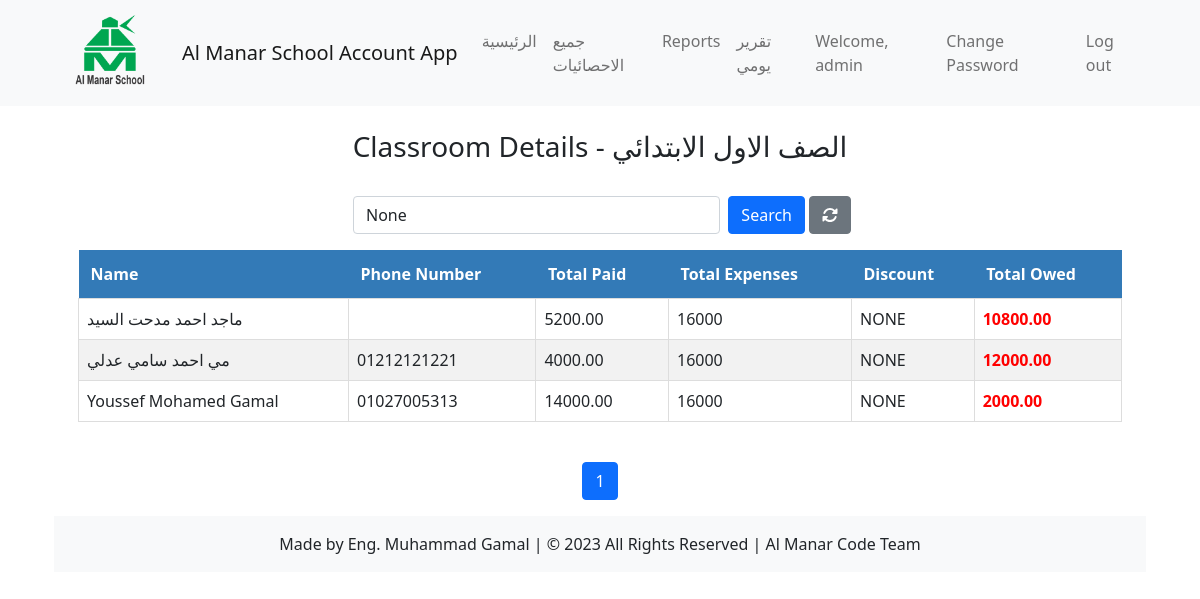
Before: /students/classroom/6/ (signed in) with the older database file.
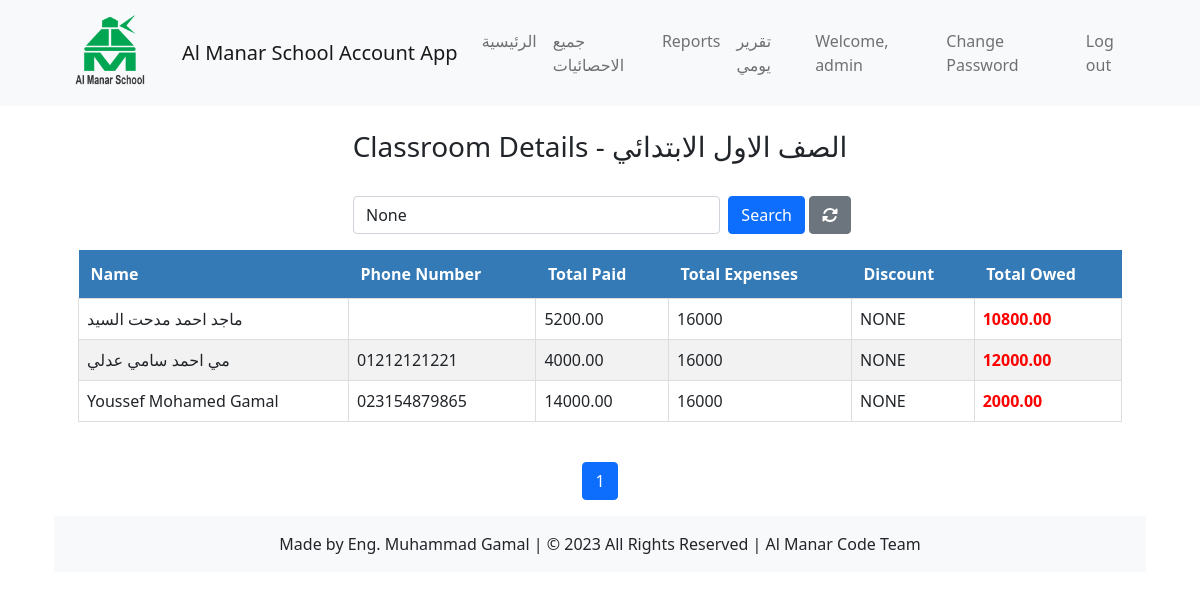
After: the same page with the newer database file.
### students/models.py (models this page shows, shortened)
class Student(models.Model):
    GENDER_CHOICES = (
        ('', '---------'),
        ('M', 'Male'),
        ('F', 'Female'),
    )
    DISCOUNT_CHOICES = (
        ('NONE', 'No Discount'),
        ('CHAIRMAN', 'Chairman of the Board Discount'),
        ('VICE_CHAIRMAN', 'Vice Chairman of the Board Discount'),
        ('EMPLOYEE_CHILD', 'Employee Child Discount'),
        ('ARMED_FORCES', 'Armed Forces Discount'),
    )
    name = models.CharField(max_length=50)
    national_number = models.IntegerField(unique=True)
    age = models.IntegerField()
    gender = models.CharField(max_length=1, choices=GENDER_CHOICES)
    date_of_birth = models.DateField()
    academic_year = models.ForeignKey(AcademicYear, on_delete=models.CASCADE, default=timezone.now, null=True, blank=True)
    classroom = models.ManyToManyField(Classroom)
    total_payments = models.DecimalField(max_digits=8, decimal_places=2, default=0, null=True, blank=True)
    total_owed = models.DecimalField(max_digits=8, decimal_places=2, default=0, null=True, blank=True)
    phone_number = models.CharField(max_length=20, default='')
    discount = models.CharField(max_length=20, choices=DISCOUNT_CHOICES, default='NONE')
    def get_discounted_amount(self):
        if self.discount == 'CHAIRMAN':
            return 5000  # Deduct L.E 5000 for Chairman discount
        elif self.discount == 'VICE_CHAIRMAN':
            return 3000  # Deduct L.E 3000 for Vice Chairman discount
        elif self.discount == 'EMPLOYEE_CHILD':
            return 4000  # Deduct L.E 4000 for Employee Child discount
        elif self.discount == 'ARMED_FORCES':
            return 2000  # Deduct L.E 2000 for Armed Forces discount
        else:
            return 0

### students/views.py (the view)
# urls.py: path('classroom/<int:classroom_id>/', views.classroom_details, name='classroom_details'),
@never_cache
@login_required
def classroom_details(request, classroom_id):
    classroom = Classroom.objects.get(id=classroom_id)
    expenses = Expense.objects.filter(classroom=classroom)
    total_expenses = expenses.aggregate(total_expenses=Sum('amount'))['total_expenses'] or Decimal(0)
    search_query = request.GET.get('search')
    students = classroom.student_set.all()
    if search_query:
        students = students.filter(Q(name__icontains=search_query) | Q(national_number__icontains=search_query))
    if request.method == 'POST':
        total_owed = request.POST.get('is_paid')
        if total_owed == 'paid':
            students = students.filter(total_owed=Decimal(0))
        elif total_owed == 'unpaid':
            students = students.filter(total_owed__gt=Decimal(0))
    for student in students:
        total_paid = student.total_payments or Decimal(0)
        discount = student.get_discounted_amount()
        student.total_owed = total_expenses - total_paid - discount
        student.is_paid = True if student.total_owed == Decimal(0) else False
    is_paid = request.GET.get('is_paid')
    if is_paid == '0':
        students = students.filter(total_owed__gt=Decimal(0))
    elif is_paid == '1':
        students = students.filter(total_owed=Decimal(0))
    paginator = Paginator(students, 10)
    page_number = request.GET.get('page')
    page_obj = paginator.get_page(page_number)
    context = {
        'classroom': classroom,
        'page_obj': page_obj,
        'search_query': search_query,
        'total_expenses': total_expenses,
        'is_paid': is_paid,
    }
    return render(request, 'students/classroom_details.html', context)

### students/templates/students/classroom_details.html (shortened to what this page needs)
{% extends 'students/base/administration_navbar.html' %}
{% block content %}
  <h3  class="text-center" >Classroom Details - {{ classroom.name }}</h3>
    <br>
  <div class="container">
    <div class="row mb-3 ">
      <div class="col-md-6 mx-auto">
        <form method="GET" action="{% url 'students:classroom_details' classroom.id %}" class="d-flex">
          <input type="text" name="search" class="form-control me-2" placeholder="Search students" value="{{ search_query }}">
          <button type="submit" class="btn btn-primary">Search</button>
          <a href="{% url 'students:classroom_details' classroom.id  %}" class="btn btn-secondary ms-1" title="Refresh">
            <i class="fas fa-sync-alt"></i>
            </a>
        </form>
      </div>
    </div>
  <div id="printable-table">
    <table>
      <thead>
        <tr>
          <th>Name</th>
          <th>Phone Number</th>
          <th>Total Paid</th>
          <th>Total Expenses</th>
          <th>Discount</th>
          <th>Total Owed</th>
        </tr>
      </thead>
      <tbody>
        {% for student in page_obj %}
          <tr>
            <td>{{ student.name }}</td>
            <td>{{ student.phone_number }}</td>
            <td>{{ student.total_payments }}</td>
            <td>{{ total_expenses }}</td>
            <td>{{ student.discount }}</td>
            <td>
              <strong style="color: {% if student.total_owed > 0 %}red{% elif student.total_owed < 0 %}green{% else %}green{% endif %}">
                {% if student.total_owed > 0 %}
                  {{ student.total_owed }}
                {% elif student.total_owed < 0 %}
                  Paid over
                  {{ student.total_owed }}
                {% else %}
                  0
                {% endif %}
              </strong>
            </td>
          </tr>
        {% empty %}
          <tr>
            <td colspan="6">No students found.</td>
          </tr>
        {% endfor %}
      </tbody>
    </table>
    <br>
    <nav aria-label="Page navigation">
      <ul class="pagination justify-content-center">
        <li class="page-item active" aria-current="page">
          <span class="page-link">{{ page_obj.number }}</span>
        </li>
      </ul>
    </nav>
  </div>
{% endblock %}

Changed rows visible on the page:
changed Student "Youssef Mohamed Gamal": phone_number "01027005313" → "023154879865"
